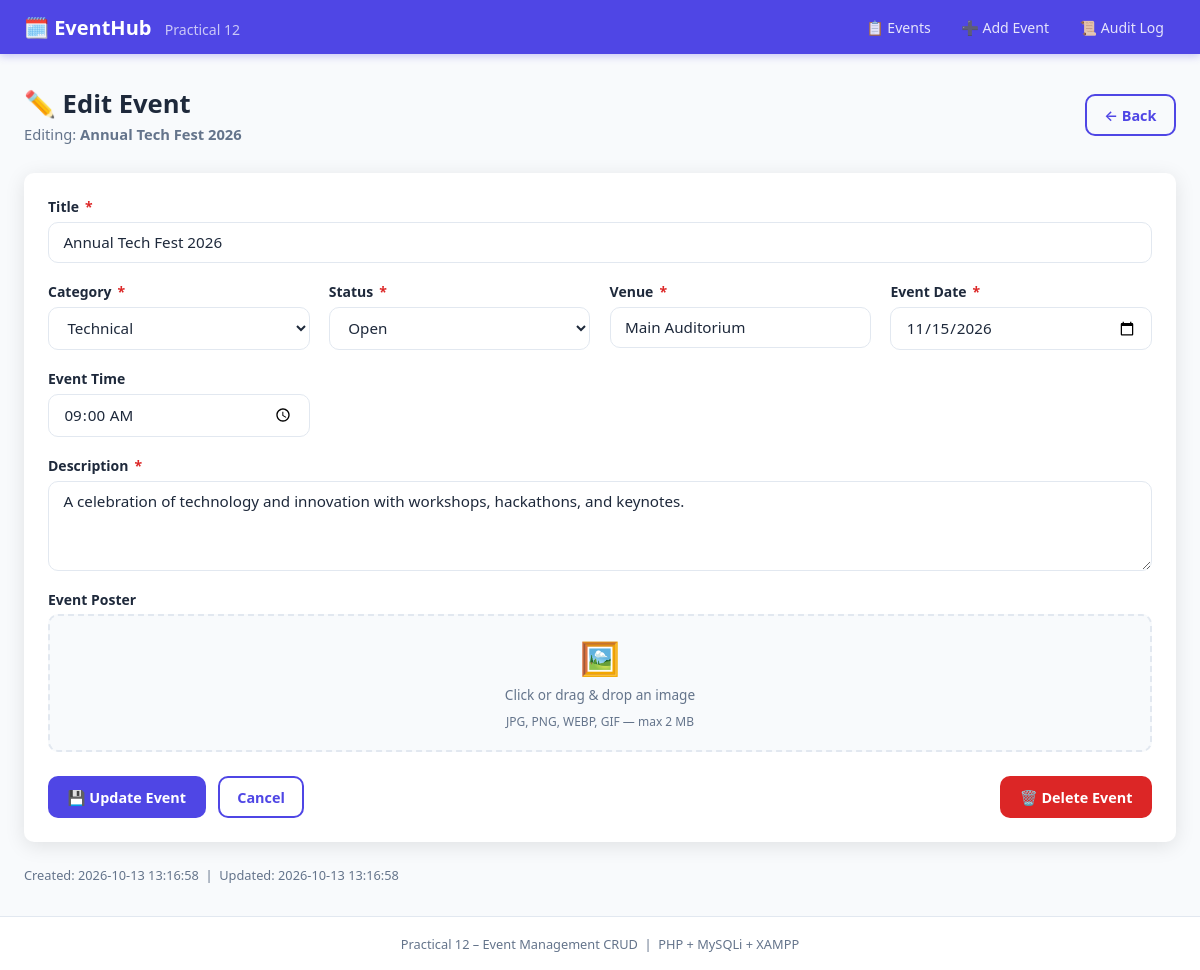
The page /edit.php?id=1 on the database its author committed.
### tables this page shows
CREATE TABLE events (
    id           INT UNSIGNED  NOT NULL AUTO_INCREMENT,
    title        VARCHAR(200)  NOT NULL,
    description  TEXT          NOT NULL,
    category     VARCHAR(80)   NOT NULL DEFAULT 'General',
    venue        VARCHAR(200)  NOT NULL DEFAULT '',
    event_date   DATE          NOT NULL,
    event_time   TIME          NULL,
    status       ENUM('open','closed','cancelled') NOT NULL DEFAULT 'open',
    poster       VARCHAR(255)  NULL DEFAULT NULL,    
    created_at   TIMESTAMP     NOT NULL DEFAULT CURRENT_TIMESTAMP,
    updated_at   TIMESTAMP     NOT NULL DEFAULT CURRENT_TIMESTAMP ON UPDATE CURRENT_TIMESTAMP,
    PRIMARY KEY (id),
    INDEX idx_category   (category),
    INDEX idx_status     (status),
    INDEX idx_event_date (event_date)
);

### edit.php (the view, shortened to what this page needs)
<?php
$db = get_db();
$id = intval($_GET['id'] ?? 0);
$stmt = $db->prepare("SELECT * FROM events WHERE id = ?");
$stmt->bind_param('i', $id);
$stmt->execute();
$event = $stmt->get_result()->fetch_assoc();
$errors = [];
$old    = $event;
?>
<!DOCTYPE html>
<html lang="en">
<head>
  <link rel="stylesheet" href="style.css">
</head>
<body>
<header>
  <nav class="navbar">
    <a href="index.php" class="logo">🗓️ EventHub <span>Practical 12</span></a>
    <ul class="nav-links">
      <li><a href="index.php">📋 Events</a></li>
      <li><a href="add.php">➕ Add Event</a></li>
      <li><a href="audit.php">📜 Audit Log</a></li>
    </ul>
  </nav>
</header>
<main>
  <div class="page-header">
    <div><h1>✏️ Edit Event</h1>
    <p>Editing: <strong><?= htmlspecialchars($event['title']) ?></strong></p></div>
    <a href="index.php" class="btn btn-outline">← Back</a>
  </div>
  <div class="card">
    <form method="POST" enctype="multipart/form-data" novalidate>
      <div class="form-grid">
        <div class="form-group" style="grid-column:1/-1">
          <label>Title <span class="required">*</span></label>
          <input type="text" name="title" maxlength="200"
                 value="<?= htmlspecialchars($old['title']) ?>"
                 style="<?= isset($errors['title'])?'border-color:var(--danger)':''?>">
        </div>
        <div class="form-group">
          <label>Category <span class="required">*</span></label>
          <select name="category" style="<?= isset($errors['category'])?'border-color:var(--danger)':''?>">
            <?php foreach (CATEGORIES as $c): ?>
              <option value="<?= $c ?>" <?= $old['category']===$c?'selected':''?>><?= $c ?></option>
            <?php endforeach; ?>
          </select>
        </div>
        <div class="form-group">
          <label>Status <span class="required">*</span></label>
          <select name="status">
            <option value="open"      <?= $old['status']==='open'     ?'selected':''?>>Open</option>
          </select>
        </div>
        <div class="form-group">
          <label>Venue <span class="required">*</span></label>
          <input type="text" name="venue" maxlength="200"
                 value="<?= htmlspecialchars($old['venue']) ?>"
                 style="<?= isset($errors['venue'])?'border-color:var(--danger)':''?>">
        </div>
        <div class="form-group">
          <label>Event Date <span class="required">*</span></label>
          <input type="date" name="event_date" value="<?= htmlspecialchars($old['event_date']) ?>"
                 style="<?= isset($errors['event_date'])?'border-color:var(--danger)':''?>">
        </div>
        <div class="form-group">
          <label>Event Time</label>
          <input type="time" name="event_time" value="<?= htmlspecialchars($old['event_time'] ?? '') ?>">
        </div>
        <div class="form-group" style="grid-column:1/-1">
          <label>Description <span class="required">*</span></label>
          <textarea name="description" maxlength="2000"
                    style="<?= isset($errors['description'])?'border-color:var(--danger)':''?>"><?= htmlspecialchars($old['description']) ?></textarea>
        </div>
        <div class="form-group" style="grid-column:1/-1">
          <label>Event Poster</label>
          <div class="upload-zone" id="uploadZone" onclick="document.getElementById('posterInput').click()">
            <span class="uz-icon">🖼️</span>
            <p><?= $event['poster'] ? 'Upload new poster (replaces current)' : 'Click or drag & drop an image' ?></p>
            <small>JPG, PNG, WEBP, GIF — max 2 MB</small>
          </div>
        </div>
      </div>
      <div class="form-actions">
        <button type="submit" class="btn btn-primary">💾 Update Event</button>
        <a href="index.php" class="btn btn-outline">Cancel</a>
        <button type="button" class="btn btn-danger" style="margin-left:auto"
          onclick="confirmDel(<?= $id ?>,'<?= htmlspecialchars(addslashes($event['title']),ENT_QUOTES) ?>')">
          🗑️ Delete Event
        </button>
      </div>
    </form>
  </div>
  <p style="color:var(--muted);font-size:.8rem">Created: <?= $event['created_at'] ?> &nbsp;|&nbsp; Updated: <?= $event['updated_at'] ?></p>
</main>
<footer class="site-footer">Practical 12 – Event Management CRUD &nbsp;|&nbsp; PHP + MySQLi + XAMPP</footer>
</body>
</html>

### style.css (style rules this page uses)
:root { --primary: #4f46e5; --primary-h: #4338ca; --success: #16a34a; --danger: #dc2626; --warning: #d97706; --info: #0284c7; --border: #e2e8f0; --bg: #f8fafc; --card-bg: #ffffff; --dark: #1e293b; --muted: #64748b; --radius: 10px; --font: 'Segoe UI', system-ui, -apple-system, sans-serif; --shadow: 0 4px 20px rgba(0,0,0,.10); --transition: .2s ease; }
*, *::before, *::after { box-sizing: border-box; margin: 0; padding: 0; }
body { font-family: var(--font); background: var(--bg); color: var(--dark); min-height: 100vh; display: flex; flex-direction: column; }
a { color: var(--primary); text-decoration: none; }
header { background: var(--primary); color: #fff; box-shadow: 0 2px 8px rgba(79,70,229,.3); position: sticky; top: 0; z-index: 100; }
.navbar { max-width: 1200px; margin: 0 auto; padding: .85rem 1.5rem; display: flex; align-items: center; justify-content: space-between; gap: 1rem; flex-wrap: wrap; }
.logo { color: #fff; font-weight: 700; font-size: 1.25rem; text-decoration: none; }
.logo span { opacity: .7; font-weight: 400; font-size: .88rem; margin-left: .5rem; }
.nav-links { list-style: none; display: flex; gap: .4rem; flex-wrap: wrap; }
.nav-links a { color: rgba(255,255,255,.85); font-size: .88rem; font-weight: 500; padding: .4rem .75rem; border-radius: 6px; transition: background var(--transition); }
main { flex: 1; max-width: 1200px; margin: 0 auto; padding: 2rem 1.5rem; width: 100%; }
.page-header { display: flex; align-items: center; justify-content: space-between; flex-wrap: wrap; gap: 1rem; margin-bottom: 1.8rem; }
.page-header h1 { font-size: 1.6rem; }
.page-header p { color: var(--muted); margin-top: .2rem; font-size: .92rem; }
.card { background: var(--card-bg); border-radius: var(--radius); box-shadow: var(--shadow); padding: 1.5rem; margin-bottom: 1.5rem; }
.btn { display: inline-flex; align-items: center; justify-content: center; gap: .4rem; padding: .6rem 1.1rem; border-radius: var(--radius); font-size: .9rem; font-weight: 600; font-family: var(--font); cursor: pointer; border: 2px solid transparent; transition: background var(--transition), color var(--transition); text-decoration: none; white-space: nowrap; }
.btn-primary { background: var(--primary); color: #fff; }
.btn-danger { background: var(--danger); color: #fff; }
.btn-outline { background: transparent; color: var(--primary); border-color: var(--primary); }
.form-grid { display: grid; grid-template-columns: repeat(auto-fit, minmax(260px,1fr)); gap: 1.2rem; }
.form-group { display: flex; flex-direction: column; gap: .35rem; }
.form-group label { font-size: .875rem; font-weight: 600; color: var(--dark); }
.form-group input, .form-group select, .form-group textarea { padding: .6rem .9rem; border: 1.5px solid var(--border); border-radius: var(--radius); font-size: .95rem; font-family: var(--font); background: #fff; color: var(--dark); transition: border-color var(--transition), box-shadow var(--transition); }
.form-group textarea { resize: vertical; min-height: 90px; }
.form-actions { display: flex; gap: .75rem; flex-wrap: wrap; margin-top: 1.5rem; }
.required { color: var(--danger); margin-left: .15rem; }
.upload-zone { border: 2px dashed var(--border); border-radius: var(--radius); padding: 1.2rem; text-align: center; cursor: pointer; transition: border-color var(--transition); background: var(--bg); }
.upload-zone .uz-icon { font-size: 2rem; display: block; margin-bottom: .4rem; }
.upload-zone p { font-size: .85rem; color: var(--muted); margin-bottom: .3rem; }
.upload-zone small { font-size: .75rem; color: var(--muted); }
.site-footer { text-align: center; padding: 1.1rem; font-size: .8rem; color: var(--muted); border-top: 1px solid var(--border); background: var(--card-bg); margin-top: auto; }

### rows shown on the page
events: title "Annual Tech Fest 2026", category "Technical", status "Open", venue "Main Auditorium", event_date "11/15/2026", event_time "09:00:00", description "A celebration of technology and innovation with workshops, hackathons, and keynotes.", created_at "2026-10-13 13:16:58", updated_at "2026-10-13 13:16:58"
